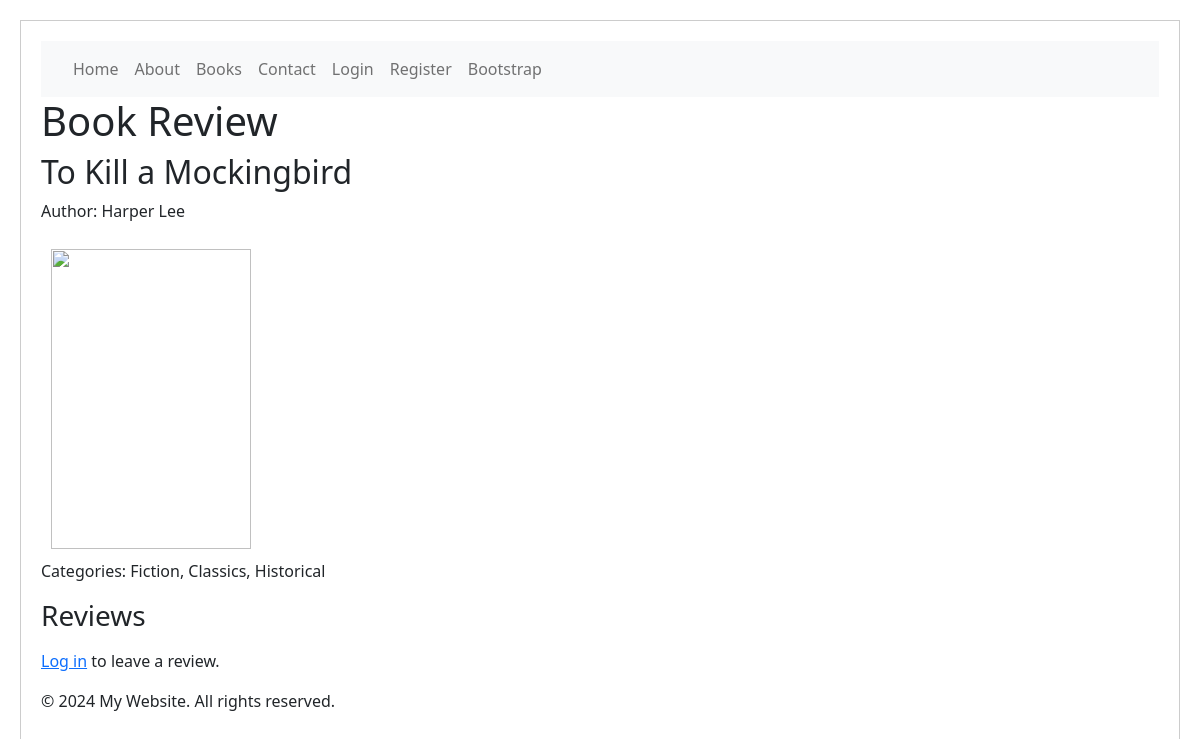
Screenshot of /book/1 with the database file from the repository.
### models.py (models this page shows)
class Book(db.Model):
    __tablename__ = 'books'
    book_id = db.Column(db.Integer, primary_key=True)
    title = db.Column(db.String(255), nullable=False)
    author = db.Column(db.String(255), nullable=False)
    published_date = db.Column(db.Date)
    isbn = db.Column(db.String(13), unique=True)
    summary = db.Column(db.Text)
    cover_image_url = db.Column(db.String(255))
    created_at = db.Column(db.DateTime, default=datetime.utcnow)
    reviews = db.relationship('Review', backref='book', lazy=True, cascade="all, delete-orphan")
    categories = db.relationship('BookCategory', backref='book', lazy=True, cascade='all, delete-orphan')

class BookCategory(db.Model):
    __tablename__ = 'book_categories'
    book_id = db.Column(db.Integer, db.ForeignKey('books.book_id', ondelete='CASCADE'), primary_key=True, nullable=False)
    category_id = db.Column(db.Integer, db.ForeignKey('categories.category_id'), primary_key=True, nullable=False)

class Category(db.Model):
    __tablename__ = 'categories'
    category_id = db.Column(db.Integer, primary_key=True)
    category_name = db.Column(db.String(50), nullable=False, unique=True)
    books = db.relationship('BookCategory', backref='category', lazy=True)

### app.py (the view, shortened to what this page needs)
    @app.route('/book/<int:book_id>', methods=['GET', 'POST'])
    def book_detail(book_id):
        book = Book.query.get_or_404(book_id)
        form = ReviewForm()
        return render_template('book_detail.html', book=book, form=form)

### templates/book_detail.html (shortened to what this page needs)
{% extends "base.html" %}
{% block content %}
<h2>{{ book.title }}</h2>
<p>Author: {{ book.author }}</p>
<img id="book_cover" src="../static/assets/img/book_cover.jpeg">
<p>Categories:
    {% for book_category in book.categories %}
        {{ book_category.category.category_name }}{% if not loop.last %}, {% endif %}
    {% endfor %}
</p>
<h3>Reviews</h3>
{% if current_user.is_authenticated %}
    <h3>Leave a Review</h3>
    <form method="POST" action="{{ url_for('book_detail', book_id=book.book_id) }}">
        {{ form.hidden_tag() }}
        {{ form.rating.label }}<br>
        {{ form.rating(size=32) }}<br>
        {{ form.review_text.label }}<br>
        {{ form.review_text(rows=5, cols=40) }}<br>
        {{ form.submit() }}
    </form>
{% else %}
    <p><a href="{{ url_for('login') }}">Log in</a> to leave a review.</p>
{% endif %}
{% endblock %}

### static/css/style.css (style rules this page uses)
body { margin: 20px; padding: 20px; border: 1px solid #ccc; box-sizing: border-box; }
#book_cover { width: 200px; height: 300px; margin: 10px; }

### rows the page displays
Book: title "To Kill a Mockingbird", author "Harper Lee"
BookCategory: category.category_name "Fiction"
BookCategory: category.category_name "Classics"
BookCategory: category.category_name "Historical"
